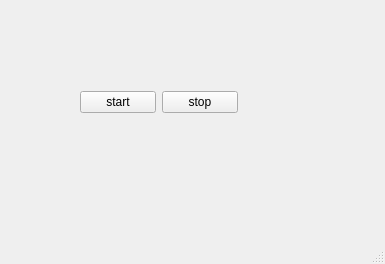
<?xml version="1.0" encoding="UTF-8"?>
<ui version="4.0">
 <class>MainWindow</class>
 <widget class="QMainWindow" name="MainWindow">
  <property name="geometry">
   <rect>
    <x>0</x>
    <y>0</y>
    <width>385</width>
    <height>264</height>
   </rect>
  </property>
  <property name="windowTitle">
   <string>MainWindow</string>
  </property>
  <widget class="QWidget" name="centralwidget">
   <widget class="QWidget" name="">
    <property name="geometry">
     <rect>
      <x>80</x>
      <y>90</y>
      <width>158</width>
      <height>25</height>
     </rect>
    </property>
    <layout class="QHBoxLayout" name="horizontalLayout">
     <item>
      <widget class="QPushButton" name="btnStart">
       <property name="text">
        <string>start</string>
       </property>
      </widget>
     </item>
     <item>
      <widget class="QPushButton" name="btnStop">
       <property name="text">
        <string>stop</string>
       </property>
      </widget>
     </item>
    </layout>
   </widget>
  </widget>
  <widget class="QMenuBar" name="menubar">
   <property name="geometry">
    <rect>
     <x>0</x>
     <y>0</y>
     <width>385</width>
     <height>22</height>
    </rect>
   </property>
  </widget>
  <widget class="QStatusBar" name="statusbar"/>
 </widget>
 <resources/>
 <connections/>
</ui>
